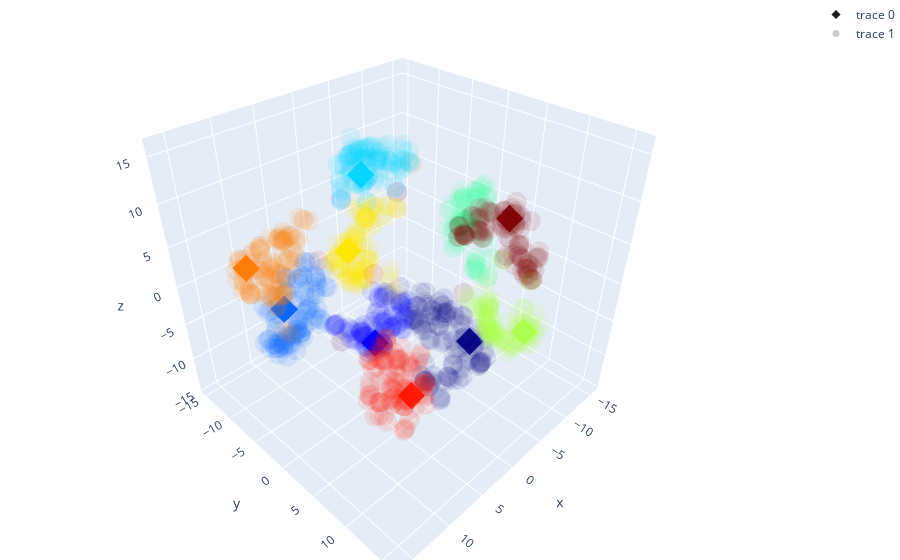

The cell this chart's notebook holds for it:
### Code cell
# Create a color map that maps each unique label to a color
unique_labels = np.unique(labels)
print("unique_labels: ", len(unique_labels), "standard vectors len", len(standardVectors))

# Reorder the labels to have colors matching the cluster results, using closest centroid to the standard vectors
unique_labels_reordered = []
can_be_reordered = True
for i in range(len(standardVectors)):
    distances = np.linalg.norm(centroids - standardVectors[i], axis=1)
    closest_centroid = np.argmin(distances)
    if closest_centroid not in unique_labels_reordered:
        unique_labels_reordered.append(closest_centroid)
    else:
        print("closest_centroid already in unique_labels_reordered")
        can_be_reordered = False
        break

if not can_be_reordered:
    unique_labels_reordered = unique_labels
    print("CANNOT BE REORDERED")
else:
    print("data can be reordered")

print("unique_labels_reordered: ", len(unique_labels_reordered), unique_labels_reordered)
#unique_labels = unique_labels_reordered
colors_reordered = plt.cm.jet(np.linspace(0, 1, len(unique_labels_reordered)))
color_map_reordered = dict(zip(unique_labels_reordered, colors_reordered))

# Use the color map to set the color of the markers
marker_colors_reordered = [color_map_reordered[label] for label in labels]
print("marker_colors: ", len(marker_colors_reordered))

colors = plt.cm.jet(np.linspace(0, 1, len(unique_labels)))
color_map = dict(zip(unique_labels, colors))

# Use the color map to set the color of the markers
marker_colors = [color_map[label] for label in labels]
print("marker_colors: ", len(marker_colors))


# Create a trace for each type (centroids data)
traceStandard = go.Scatter3d(
    x=vectorsTSNE[types==0,0],
    y=vectorsTSNE[types==0,1],
    z=vectorsTSNE[types==0,2],
    mode='markers',
    marker=dict(
        size=7,
        color=colors_reordered,                # set color to an array/list of desired values
        opacity=0.9,
        symbol='diamond'
    )
)

# Create a trace for each type (centroids data)
traceActual = go.Scatter3d(
    x=vectorsTSNE[types==1,0],
    y=vectorsTSNE[types==1,1],
    z=vectorsTSNE[types==1,2],
    mode='markers',
    marker=dict(
        size=7,
        color=marker_colors_reordered,                # set color to an array/list of desired values
        opacity=0.1,
        symbol='circle'
    )
)

# Plot
data = [traceStandard, traceActual]

layout = go.Layout(
    margin=dict(
        l=0,
        r=0,
        b=0,
        t=0
    )
)

fig = go.Figure(data=data, layout=layout)
fig.show()

### Figure 1 — Plotly figure (JSON) as saved in the notebook; plotly's stock layout.template omitted (floating-point values rounded to 4 significant figures; data arrays with more than 128 entries replaced by an {"elided": "..."} marker saying what was removed)
{"data": [{"marker": {"color": [[0, 0, 0.5, 1], [0, 0, 0.9991, 1], [0, 0.3784, 1, 1], [0, 0.8333, 1, 1], [0.3004, 1, 0.6673, 1], [0.6673, 1, 0.3004, 1], [1, 0.9012, 0, 1], [1, 0.48, 0, 1], [0.9991, 0.07335, 0, 1], [0.5, 0, 0, 1]], "opacity": 0.9, "size": 7, "symbol": "diamond"}, "mode": "markers", "type": "scatter3d", "x": [4.288, -1.611, 13.78, 1.168, -13.86, -10.09, -2.796, 10.27, 4.378, -5.607], "y": [13.32, -5.777, -1.228, -4.129, -2.649, 9.908, -11.46, -13.18, 6.277, 9.386], "z": [2.522, -12.77, 3.395, 11.76, 0.7604, -6.812, -2.374, 0.5431, -9.143, 9.508]}, {"marker": {"color": {"elided": "1000x4 float values"}, "opacity": 0.1, "size": 7, "symbol": "circle"}, "mode": "markers", "type": "scatter3d", "x": {"elided": "1000 float values"}, "y": {"elided": "1000 float values"}, "z": {"elided": "1000 float values"}}], "layout": {"margin": {"b": 0, "l": 0, "r": 0, "t": 0}}}
